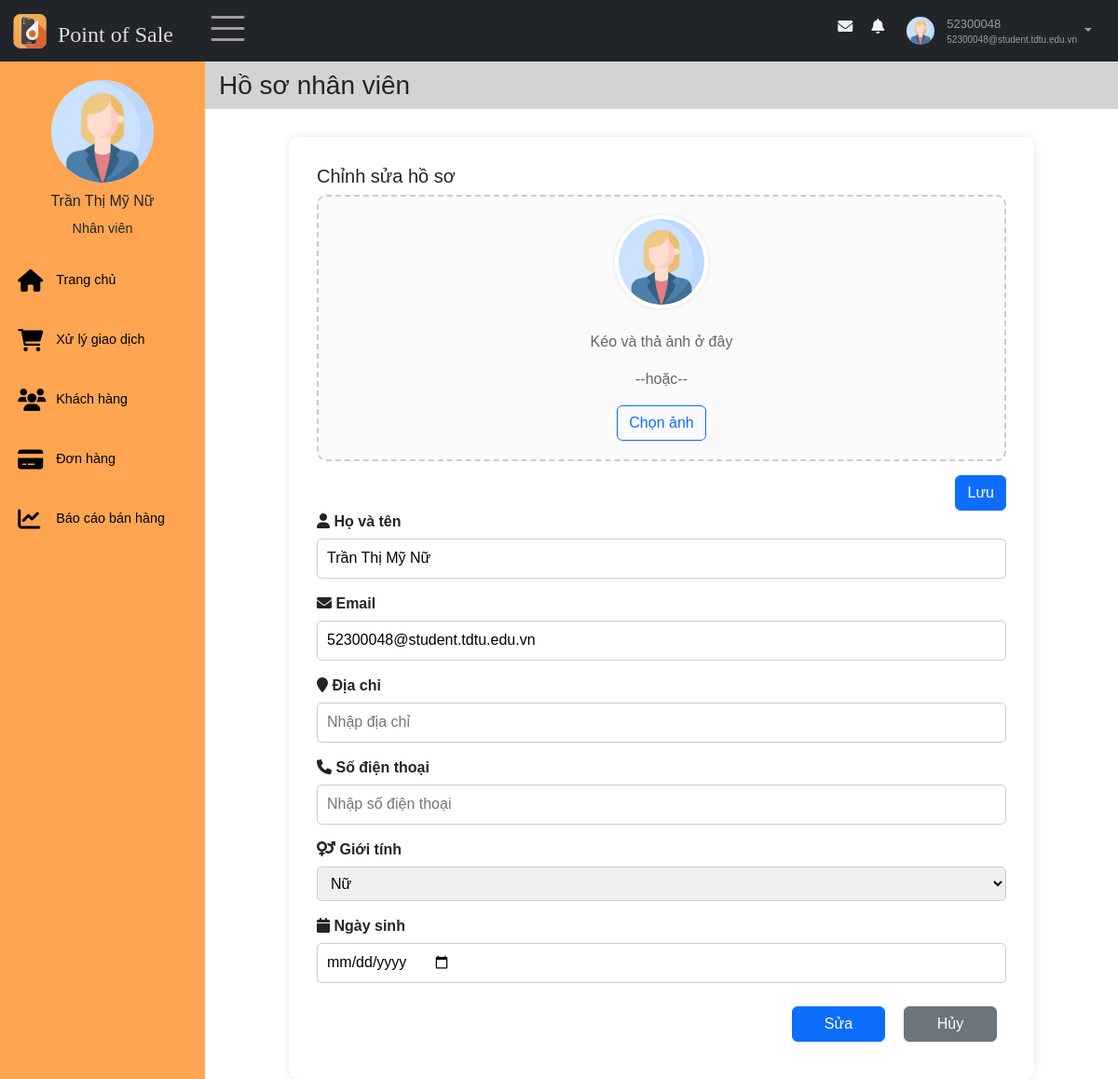
Page /source/TrangNhanVien/index.php?nav=hoso&query=sua (signed in) on the committed database.
### tables this page shows
CREATE TABLE `nhanvien` (
  `id` int(11) NOT NULL,
  `hoten` varchar(50) NOT NULL,
  `email` varchar(100) NOT NULL,
  `gioitinh` enum('Nữ','Nam') DEFAULT NULL,
  `sdt` varchar(11) DEFAULT NULL,
  `ngaysinh` date DEFAULT NULL,
  `diachi` varchar(100) DEFAULT NULL,
  `img` varchar(50) DEFAULT NULL
);

### source/TrangNhanVien/modules/quanlyhoso/getProfileNV.php (called while the page is built, shortened)
<?php
    $conn = connectDB();
    if(empty($_SESSION["id"])) {
        header("Location: ../index.php");
        exit();
    }else{
        $sql = "SELECT * FROM nhanvien WHERE id =" . $_SESSION["id"];
    }
    $result = $conn->query($sql);
    if ($result->num_rows > 0) {
        $row = $result->fetch_assoc();
        $profile_name =  $row["hoten"]??"";
        $profile_sdt = $row["sdt"]??"";
        $profile_email = $row["email"]??"";
        $profile_gender = $row["gioitinh"]??"";
        $profile_ngaysinh = $row["ngaysinh"]??"";
        $profile_diachi = $row["diachi"]??"";
        $profile_img = $row["img"]??"";
    }
?>

### source/TrangNhanVien/pages/main/content/suahoso.php (the view, shortened to what this page needs)
<?php
include 'modules/quanlyhoso/getProfileNV.php';
?>
<div class = "main-content " id="main">
    <main>
        <div class = "page-header">
            <div>
                <h3>Hồ sơ nhân viên </h3>
            </div>
        </div>
        <section class="profile-edit">
            <div class="profile-container">
                <form action="modules/quanlyhoso/upload_avatar.php" method="POST" enctype="multipart/form-data">
                    <h5> Chỉnh sửa hồ sơ</h5>
                    <div class="drop-zone avatar-edit" id="drop-avatar">
                        <img id ="preview" src="<?=$avtPath?>" alt="Ảnh đại diện" class="avatar">
                        <br>
                        <p>Kéo và thả ảnh ở đây</p>
                        <p>--hoặc--</p>
                        <label for="avatarInput" class="btn btn-outline-primary">Chọn ảnh</label>
                    </div>
                    <div class="file-actions right-actions">
                        <button type="submit" class="btn btn-primary" id="save-avatar-btn">Lưu</button>
                    </div>
                </form>
                <form action="index.php?nav=hoso&query=sua" method="post">
                    <div class="form-group">
                    <label><i class="fa fa-user"></i> Họ và tên</label>
                    <input value="<?=$profile_name?>" type="text" name="fullname" placeholder="Nhập họ và tên" id="name-edit">
                    </div>
                    <div class="form-group">
                    <label><i class="fa fa-envelope"></i> Email</label>
                    <input value="<?=$profile_email?>" type="email" name="email" placeholder="Nhập email" readonly>
                    </div>
                    <div class="form-group">
                    <label><i class="fa fa-map-marker"></i> Địa chỉ</label>
                    <input value="<?=$profile_diachi?>" type="text" name="address" placeholder="Nhập địa chỉ">
                    </div>
                    <div class="form-group">
                    <label><i class="fa fa-phone"></i> Số điện thoại</label>
                    <input value="<?=$profile_sdt?>" type="text" name="phone" placeholder="Nhập số điện thoại">
                    </div>
                    <div class="form-group">
                    <label><i class="fa fa-venus-mars"></i> Giới tính</label>
                    <select name="gender">
                        <option value="Nữ" <?= ($profile_gender == "Nữ") ? "selected" : "" ?>>Nữ</option>
                    </select>
                    </div>
                    <div class="form-group">
                    <label><i class="fa fa-calendar"></i> Ngày sinh</label>
                    <input value="<?=$profile_ngaysinh?>" type="date" name="dob" >
                    </div>
                    <div class="right-actions">
                        <button type="submit" class="btn btn-primary edit-btn" id="edit-profile">Sửa</button>
                        <a href="index.php?nav=hoso" class="btn btn-secondary edit-btn">Hủy</a>
                    </div>
                </form>
            </div>
        </section>
    </main>
</div>

### source/TrangNhanVien/pages/nav.php (shortened to what this page needs)
<nav class="navbar navbar-expand-sm bg-dark navbar-dark fixed-top" id="nav">
    <div class="container-fluid">
        <div class="leftnav justify-content-start">
            <a class="logo navbar-brand" href="index.php" data-bs-toggle="tooltip"  title="Về trang chủ">
                <img src="../images/logo.ico" alt="Logo" style="width:40px;" >
                <h4>Point of Sale</h4>
            </a>
            <div class="openclose"><span class="navbar-toggler-icon" style="font-size:30px;cursor:pointer" onclick="open_closeNav() " class = "las la-bars"></span>  </div>
        </div>
        <div class="rightnav justify-content-end">
            <ul  class=" navbar-nav" >
                <li class="nav-item">
                    <a  href="#">
                    <span class = "fa fa-fw fa-envelope"></span>
                    </a></li>
                <li class="nav-item">
                    <a  href="#">
                    <span class = "fa fa-bell"></span>
                    </a></li>
                <li class="nav-item dropdown">
                        <a id="nav-user" class="nav-link dropdown-toggle" href="#" role="button" data-bs-toggle="dropdown">
                            <?php
                            if (empty($profile_img) || $profile_img == "") {
                                $avtPath = "../images/user.jpg";
                            } else {
                                $avtPath = "modules/quanlyhoso/imagesNV/" . $profile_img;
                            }
                            ?>
                            <img id="nav-avatar" src = "<?=$avtPath?>" height = "30px"  width = "30px" alt = "Avatar">
                            <div class="infor">
                                <p id ="user"><?= $_SESSION["username"]?></p>
                                <p id="email"><?= $_SESSION["email"]?></p>
                            </div>
                        </a>
                </li>
            </ul>
        </div>
    </div>
</nav>

### source/TrangNhanVien/pages/main/sidebar.php (shortened to what this page needs)
<div class="sidebar"  id="mySidebar" >
    <div class="sidebar-user">
        <img src="<?=$avtPath?>" height = "70px"  width = "70px" alt = "">
            <div>
                <h3><?=$profile_name?></h3>
                <span><?=$_SESSION['role']?></span>
        </div>
    </div>
    <div class="sidebar-menu">
        <ul >
            <li class="item">
                <a class="link" href="index.php">
                    <span class = "fa fa-home"></span>
                    <p class="item-sidebar">Trang chủ</p>
                </a>
            </li>
            <li class="item">
                <a class="link" href="index.php?sidebar=giaodich">
                    <span class = "fa fa-shopping-cart"></span>
                    <p class="item-sidebar">Xử lý giao dịch </p>
                </a>
            </li>
            <li class="item">
                <a class="link" href="index.php?sidebar=khachhang" >
                    <span class = "fa fa-users"></span>
                    <p class="item-sidebar">Khách hàng</p>
                </a>
            </li>
            <li class="item">
                <a class="link" href="index.php?sidebar=donhang">
                    <span class = "fa fa-credit-card"></span>
                    <p class="item-sidebar">Đơn hàng  </p>
                </a>
            </li>
            <li class="item">
                <a class="link" href="index.php?sidebar=baocao">
                    <span class = "fa fa-line-chart"></span>
                    <p class="item-sidebar">Báo cáo bán hàng  </p>
                </a>
            </li>
        </ul>
    </div>
</div>

### source/TrangNhanVien/style.css (style rules this page uses)
* { font-family: 'Poppins', sans-serif; box-sizing: border-box; text-decoration: none; list-style-type: none; padding: 0; margin: 0; }
.sidebar-user { margin-top: 1rem; text-align: center; }
.sidebar-user img { width: 110px; height: 110px; border-radius: 50%; margin-bottom: 10px; }
.sidebar-user h3 { font-size: 1rem; }
.sidebar-user span { font-size: .9rem; margin-top: .9rem; margin-bottom: .9rem; }
#nav { position: fixed; }
.nav-item { margin: 5px 8px; }
.logo { display: flex; margin: 0; padding: 0; }
.logo h4 { color: #ffffffd6; margin: 10px 10px 0 10px; font-family:Cambria, Cochin, Georgia, Times, 'Times New Roman', serif; }
.leftnav { display: flex; }
.sidebar { display: flex; flex-direction: column; width: 220px; height: 100%; padding: 15px 0 0 0; background: #ffa551; position: fixed; z-index: 1; overflow-x: hidden; transition: 0.5s; }
.main-content { padding: 1.5rem; height: auto; }
#main { margin-left: 235px; transition: margin-left .5s; padding:0; }
.page-header { background-color:lightgrey; padding: 20px 15px 0 15px; display: flex; }
input { display: flex; height: 43px; border-radius: 10px; border: 1px solid #4f454538; flex-grow: 1; width: 100%; }
.openclose { margin: 0 10px; }
.sidebar ul { margin-bottom: 2rem; padding: 0; }
.sidebar li { margin-left: .2rem; }
.sidebar-menu { flex-grow: 1; }
.link { font-size: .9rem; display: flex; align-items: center; margin-top: 1.5rem; transition: 0.3s; color: black; padding: 8px 16px; text-decoration: none; }
.item-sidebar { margin: 0; margin-right: 5px; }
.item .link span { width: 25px; }
.sidebar li a span, .sidebar a span { font-size: 1.5rem; display: inline-block; margin-right: 1rem; }
#nav-user { display: flex; padding: 0; }
.infor { margin-left: 10px; display: flex; flex-direction: column; justify-content: center; flex-grow: 1; font-size: x-small; }
.infor p { margin: 0; }
#user { font-size: small; }
#nav-avatar { width: 30px; height: 30px; border-radius: 50%; margin: 3px; }
#nav-user::after { margin: 15px 8px; }
.rightnav>ul>li>a>span { color: #f1f1f1; padding: 5px; }
input { padding: 8px; border: 1px solid #ccc; border-radius: 5px; }
.profile-container { background-color: white; padding: 30px; max-width: 800px; margin: auto; margin-top: 30px; border-radius: 10px; box-shadow: 0 0 10px rgba(0,0,0,0.1); }
.form-group { margin-bottom: 15px; }
.form-group label { display: block; margin-bottom: 6px; font-weight: bold; }
.form-group input, .form-group select { width: 100%; padding: 8px 10px; border: 1px solid #ccc; border-radius: 5px; }
.avatar { width: 100px; height: 100px; border-radius: 50%; object-fit: cover; border: 4px solid white; box-shadow: 0 0 5px rgba(0,0,0,0.1); }
.edit-btn { margin: 10px; width: 100px; }
.drop-zone { width: 100%; height: 200px; border: 2px dashed #cccccc; background-color: #fafafa; display: flex; flex-direction: column; justify-content: center; align-items: center; color: #666; border-radius: 10px; transition: background-color 0.3s ease; }
.file-actions { margin-top: 15px; display: flex; justify-content: center; gap: 10px; }
.avatar-edit { height: auto; padding: 20px; }
.right-actions { display:flex; justify-content: end; }

### rows in the picture
nhanvien: img (placeholder picture), hoten "Trần Thị Mỹ Nữ", fullname "Trần Thị Mỹ Nữ", email "52300048@student.tdtu.edu.vn", gender "Nữ"

### other values in the picture
$_SESSION["username"] "52300048"
$_SESSION["email"] "52300048@student.tdtu.edu.vn"
$_SESSION['role'] "Nhân viên"
